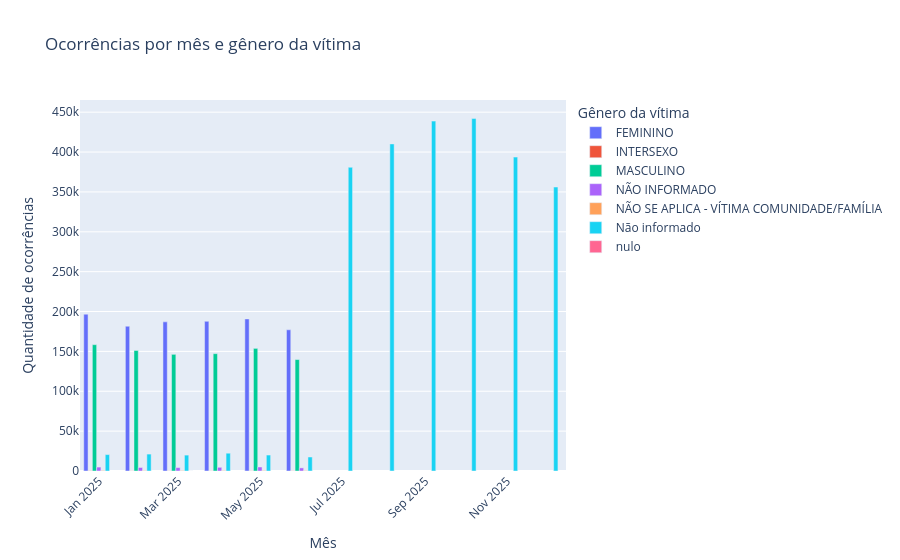

Here is the notebook cell this chart was saved with:
### Markdown cell above
Plot gerado pelo codex do genero das vitimas no mês a mês

### Code cell
genero_vitima_mes_plot = (
    disk100_unificado_df.assign(
        Genero_da_vítima=disk100_unificado_df["Genero_da_vítima"]
        .fillna("Não informado")
        .astype("string")
        .str.strip()
        .replace("", "Não informado"),
        mes=disk100_unificado_df["Data_de_cadastro"].dt.to_period("M").astype("string"),
    )
    .dropna(subset=["Data_de_cadastro"])
    .groupby(["mes", "Genero_da_vítima"], as_index=False)
    .size()
    .rename(columns={"size": "quantidade"})
)

fig = px.bar(
    genero_vitima_mes_plot,
    x="mes",
    y="quantidade",
    color="Genero_da_vítima",
    barmode="group",
    title="Ocorrências por mês e gênero da vítima",
    labels={"mes": "Mês", "quantidade": "Quantidade de ocorrências", "Genero_da_vítima": "Gênero da vítima"},
)
fig.update_layout(xaxis_tickangle=-45)
fig.show()

genero_vitima_mes_plot

### Figure 1 — Plotly figure (JSON) as saved in the notebook; plotly's stock layout.template omitted (floating-point values rounded to 4 significant figures)
{"data": [{"alignmentgroup": "True", "hovertemplate": "Gênero da vítima=FEMININO<br>Mês=%{x}<br>Quantidade de ocorrências=%{y}<extra></extra>", "legendgroup": "FEMININO", "marker": {"color": "#636efa", "pattern": {"shape": ""}}, "name": "FEMININO", "offsetgroup": "FEMININO", "orientation": "v", "showlegend": true, "textposition": "auto", "type": "bar", "x": ["2025-01", "2025-02", "2025-03", "2025-04", "2025-05", "2025-06"], "xaxis": "x", "y": [196692, 181567, 187052, 187709, 190729, 177087], "yaxis": "y"}, {"alignmentgroup": "True", "hovertemplate": "Gênero da vítima=INTERSEXO<br>Mês=%{x}<br>Quantidade de ocorrências=%{y}<extra></extra>", "legendgroup": "INTERSEXO", "marker": {"color": "#EF553B", "pattern": {"shape": ""}}, "name": "INTERSEXO", "offsetgroup": "INTERSEXO", "orientation": "v", "showlegend": true, "textposition": "auto", "type": "bar", "x": ["2025-01", "2025-02", "2025-03", "2025-04", "2025-05", "2025-06"], "xaxis": "x", "y": [298, 181, 176, 170, 185, 230], "yaxis": "y"}, {"alignmentgroup": "True", "hovertemplate": "Gênero da vítima=MASCULINO<br>Mês=%{x}<br>Quantidade de ocorrências=%{y}<extra></extra>", "legendgroup": "MASCULINO", "marker": {"color": "#00cc96", "pattern": {"shape": ""}}, "name": "MASCULINO", "offsetgroup": "MASCULINO", "orientation": "v", "showlegend": true, "textposition": "auto", "type": "bar", "x": ["2025-01", "2025-02", "2025-03", "2025-04", "2025-05", "2025-06"], "xaxis": "x", "y": [158440, 151153, 146320, 147142, 153790, 139758], "yaxis": "y"}, {"alignmentgroup": "True", "hovertemplate": "Gênero da vítima=NÃO INFORMADO<br>Mês=%{x}<br>Quantidade de ocorrências=%{y}<extra></extra>", "legendgroup": "NÃO INFORMADO", "marker": {"color": "#ab63fa", "pattern": {"shape": ""}}, "name": "NÃO INFORMADO", "offsetgroup": "NÃO INFORMADO", "orientation": "v", "showlegend": true, "textposition": "auto", "type": "bar", "x": ["2025-01", "2025-02", "2025-03", "2025-04", "2025-05", "2025-06"], "xaxis": "x", "y": [4912, 4408, 4265, 4623, 5050, 3905], "yaxis": "y"}, {"alignmentgroup": "True", "hovertemplate": "Gênero da vítima=NÃO SE APLICA - VÍTIMA COMUNIDADE/FAMÍLIA<br>Mês=%{x}<br>Quantidade de ocorrências=%{y}<extra></extra>", "legendgroup": "NÃO SE APLICA - VÍTIMA COMUNIDADE/FAMÍLIA", "marker": {"color": "#FFA15A", "pattern": {"shape": ""}}, "name": "NÃO SE APLICA - VÍTIMA COMUNIDADE/FAMÍLIA", "offsetgroup": "NÃO SE APLICA - VÍTIMA COMUNIDADE/FAMÍLIA", "orientation": "v", "showlegend": true, "textposition": "auto", "type": "bar", "x": ["2025-01", "2025-02", "2025-03", "2025-04", "2025-05", "2025-06"], "xaxis": "x", "y": [639, 458, 557, 503, 578, 473], "yaxis": "y"}, {"alignmentgroup": "True", "hovertemplate": "Gênero da vítima=Não informado<br>Mês=%{x}<br>Quantidade de ocorrências=%{y}<extra></extra>", "legendgroup": "Não informado", "marker": {"color": "#19d3f3", "pattern": {"shape": ""}}, "name": "Não informado", "offsetgroup": "Não informado", "orientation": "v", "showlegend": true, "textposition": "auto", "type": "bar", "x": ["2025-01", "2025-02", "2025-03", "2025-04", "2025-05", "2025-06", "2025-07", "2025-08", "2025-09", "2025-10", "2025-11", "2025-12"], "xaxis": "x", "y": [20593, 21215, 19943, 22316, 20021, 17572, 380868, 410219, 438784, 442009, 393683, 356125], "yaxis": "y"}, {"alignmentgroup": "True", "hovertemplate": "Gênero da vítima=nulo<br>Mês=%{x}<br>Quantidade de ocorrências=%{y}<extra></extra>", "legendgroup": "nulo", "marker": {"color": "#FF6692", "pattern": {"shape": ""}}, "name": "nulo", "offsetgroup": "nulo", "orientation": "v", "showlegend": true, "textposition": "auto", "type": "bar", "x": ["2025-03"], "xaxis": "x", "y": [1], "yaxis": "y"}], "layout": {"barmode": "group", "legend": {"title": {"text": "Gênero da vítima"}, "tracegroupgap": 0}, "title": {"text": "Ocorrências por mês e gênero da vítima"}, "xaxis": {"anchor": "y", "domain": [0, 1], "tickangle": -45, "title": {"text": "Mês"}}, "yaxis": {"anchor": "x", "domain": [0, 1], "title": {"text": "Quantidade de ocorrências"}}}}
